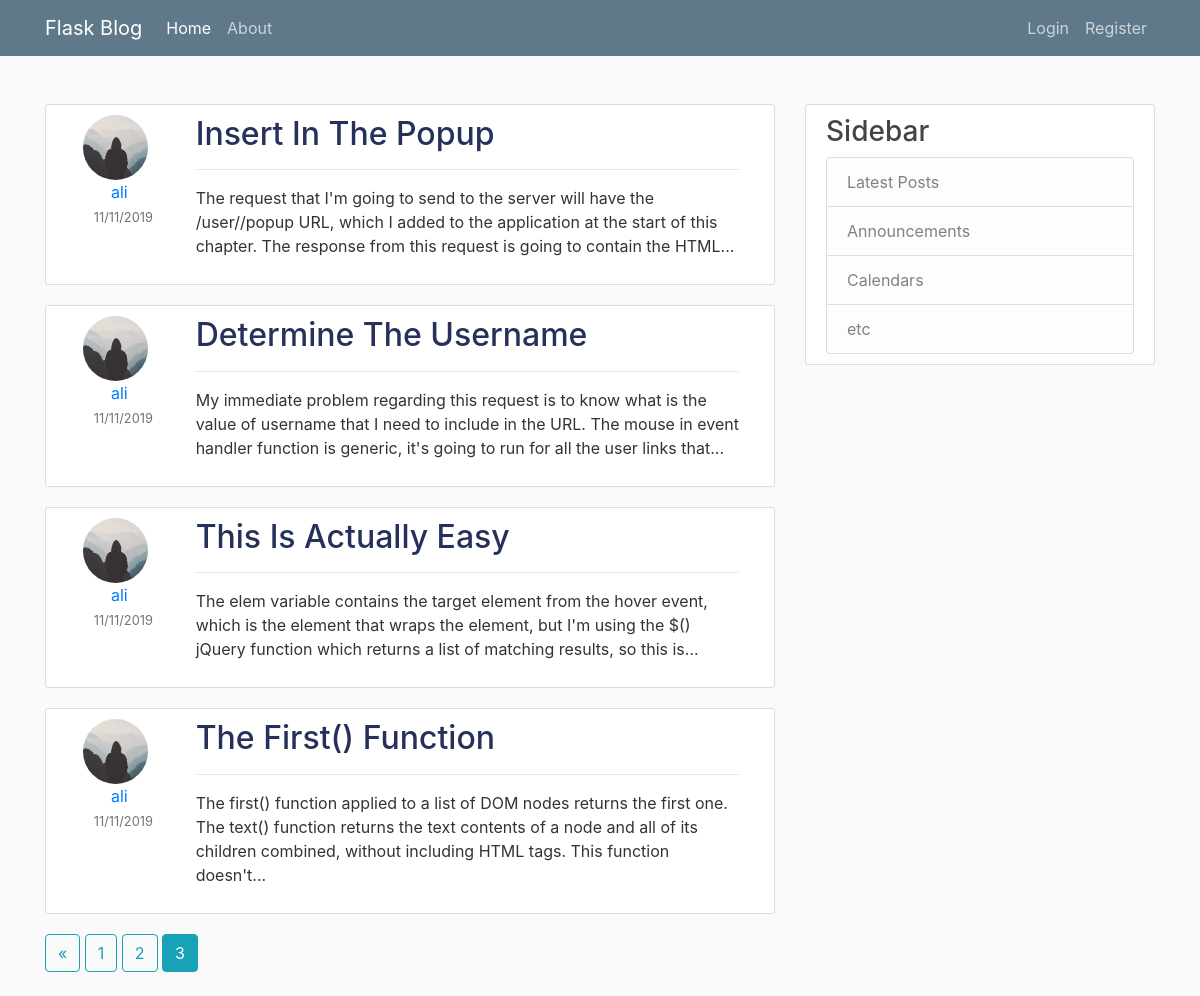
Screenshot of /home?page=3 with the database file from the repository.
### flaskblog/models.py (models this page shows, shortened)
class Post(db.Model):
    id = db.Column(db.Integer, primary_key=True)
    title = db.Column(db.String(100), nullable=False)
    date_posted = db.Column(db.DateTime, nullable=False, default=datetime.utcnow)
    content = db.Column(db.Text, nullable=False)
    user_id = db.Column(db.Integer, db.ForeignKey('user.id'), nullable=False)

class User(UserMixin, db.Model):
    id = db.Column(db.Integer, primary_key=True)
    username = db.Column(db.String(20), unique=True, nullable=False)
    email = db.Column(db.String(120), unique=True, nullable=False)
    image_file = db.Column(db.String(20), nullable=False, default='default.jpg')
    password = db.Column(db.String(60), nullable=False)
    posts = db.relationship('Post', backref='author', lazy=True)

### flaskblog/main/routes.py (the view)
@main.route('/')
@main.route('/home')
def home():
    page = request.args.get('page', 1, type=int)
    posts = Post.query.order_by(Post.date_posted.desc()).paginate(page=page, per_page=5)
    return render_template('home.html', posts=posts)

### flaskblog/templates/home.html (shortened to what this page needs)
{% extends 'base.html' %}
{% block content %}
    {% if posts %}
        {% for post in posts.items %}
            <article class="media content-section">
                <div class="media-body d-flex justify-content-center">
                    <div class="col-md-2 text-center">
                        <img class="rounded-circle article-img"
                             src="{{ url_for('static', filename = 'profile_pics/' + post.author.image_file) }}"
                             alt="Profile Picture">
                        <a class="mr-2"
                           href="{{ url_for('users.user_posts', username=post.author.username) }}">{{ post.author.username }}</a>
                        <small class="text-muted">{{ post.date_posted.strftime('%d/%m/%Y') }}</small>
                    </div>
                    <div class="col-md-10">
                        <h2><a class="article-title"
                               href="{{ url_for('posts.post', post_id=post.id) }}">{{ post.title|title }}</a></h2>
                        <hr>
                        <p class="article-content">{{ post.content|safe|truncate(220) }}</p>
                    </div>
                </div>
            </article>
        {% endfor %}
    {% else %}
        <p class="lead">No post found!</p>
    {% endif %}
    {% if posts.has_prev %}
        <a class="btn btn-outline-info mb-4" href="{{ url_for('main.home', page=posts.prev_num) }}" aria-label="Previous">
            <span aria-hidden="true">&laquo;</span>
        </a>
    {% endif %}
    {% for page_num in posts.iter_pages(left_edge=1, right_edge=1, left_current=1, right_current=2) %}
        {% if page_num %}
            {% if posts.page == page_num %}
                <a class="btn btn-info mb-4" href="{{ url_for('main.home', page=page_num ) }}">{{ page_num }}</a>
            {% else %}
                <a class="btn btn-outline-info mb-4" href="{{ url_for('main.home', page=page_num ) }}">{{ page_num }}</a>
            {% endif %}
        {% else %}
            ...
        {% endif %}
    {% endfor %}
{% endblock content %}

### flaskblog/static/main.css (style rules this page uses)
body { background: #fafafa; color: #333333; }
h1, h2, h3, h4, h5, h6 { color: #444444; }
.content-section { background: #ffffff; padding: 10px 20px; border: 1px solid #dddddd; border-radius: 3px; margin-bottom: 20px; }
.article-title { color: #26315b; }
.article-content { white-space: pre-line; }
.article-img { height: 65px; width: 65px; margin-right: 16px; }

### rows the page displays
Post: image_file (placeholder picture), author.username "ali", date_posted "11/11/2019", title "Insert In The Popup", content "The request that I'm going to send to the server will have the /user/ /popup URL, which I added to the application at the start of this chapter. The response from this request is going to contain the HTML..."
Post: image_file (placeholder picture), author.username "ali", date_posted "11/11/2019", title "Determine The Username", content "My immediate problem regarding this request is to know what is the value of username that I need to include in the URL. The mouse in event handler function is generic, it's going to run for all the user links that..."
Post: image_file (placeholder picture), author.username "ali", date_posted "11/11/2019", title "This Is Actually Easy", content "The elem variable contains the target element from the hover event, which is the element that wraps the element, but I'm using the $() jQuery function which returns a list of matching results, so this is..."
Post: image_file (placeholder picture), author.username "ali", date_posted "11/11/2019", title "The First() Function", content "The first() function applied to a list of DOM nodes returns the first one. The text() function returns the text contents of a node and all of its children combined, without including HTML tags. This function doesn't..."

### other values shown
{{ page_num }} "1" "2"
{{ page_num }} "3"
